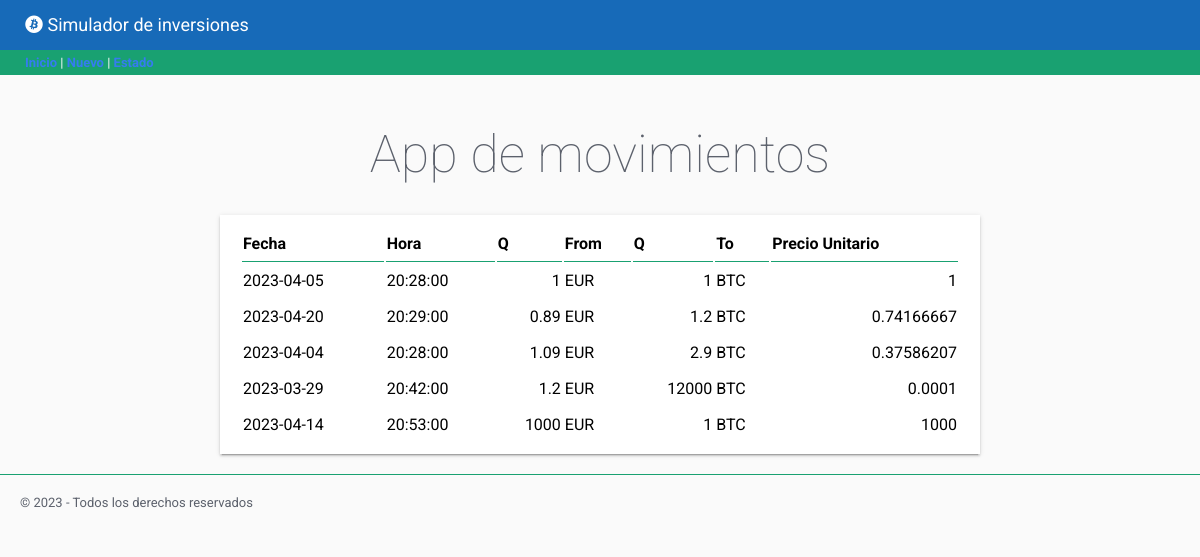
The app's page /, older data.
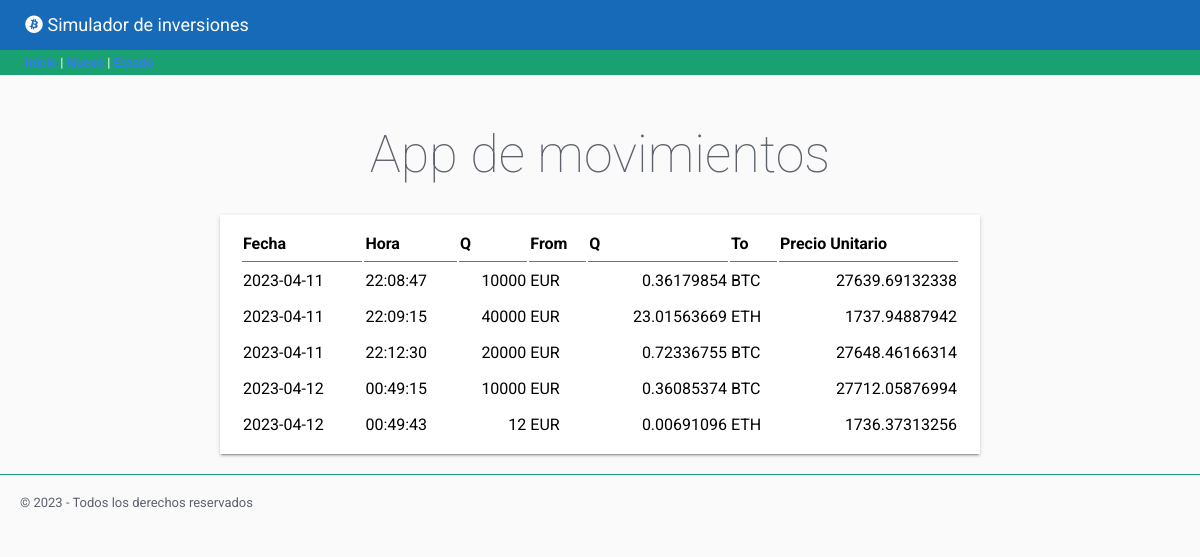
The same page, newer data.
### tables this page shows
CREATE TABLE "movimientos" (
	"id"	INTEGER NOT NULL UNIQUE,
	"fecha"	TEXT NOT NULL,
	"hora"	TEXT NOT NULL,
	"moneda_from"	TEXT NOT NULL,
	"cantidad_from"	NUMERIC NOT NULL,
	"moneda_to"	TEXT NOT NULL,
	"cantidad_to"	NUMERIC NOT NULL,
	"precio_unitario"	NUMERIC NOT NULL,
	PRIMARY KEY("id" AUTOINCREMENT)
);

### cryptos/views.py (the view)
@app.route('/')
def home():
    consulta = 'SELECT id, fecha, hora, moneda_from , cantidad_from, moneda_to, cantidad_to,precio_unitario FROM movimientos'
    movimientos = db.consultaSQL(consulta)
    return render_template("inicio.html", movs=movimientos)

### cryptos/models.py (called while the page is built)
    def consultaSQL(self, consulta):
        conexion = sqlite3.connect(self.ruta)
        cursor = conexion.cursor()
        cursor.execute(consulta)
        datos = cursor.fetchall()
        movimientos = []
        nombres_columna = []
        for columna in cursor.description:
            nombres_columna.append(columna[0])
        for dato in datos:
            indice = 0
            movimiento = {}
            for nombre in nombres_columna:
                movimiento[nombre] = dato[indice]
                indice += 1
            movimientos.append(movimiento)
        conexion.close()
        return movimientos

### cryptos/templates/inicio.html (shortened to what this page needs)
{% extends "base.html"%}
{% block contenido %}
<table class="paper">
    <tr>
        <th class="titulo-table">Fecha</th>
        <th class="titulo-table">Hora</th>
        <th class="titulo-table">Q</th>
        <th class="titulo-table">From</th>
        <th class="titulo-table">Q</th>
        <th class="titulo-table">To</th>
        <th class="titulo-table">Precio Unitario</th>
    </tr>
    {% if movs%}
    {% for m in movs %}
    <tr>
        <td>{{m.fecha }}</td>
        <td>{{m.hora}}</td>
        <td class="numero">{{m.cantidad_from | round(8)}}</td>
        <td>{{m.moneda_from}}</td>
        <td class="numero">{{m.cantidad_to | round(8)}}</td>
        <td>{{m.moneda_to}}</td>
        <td class="numero">{{m.precio_unitario | round(8)}}</td>
    </tr>
    {% endfor %}
    {% else %}
    <td colspan="7" class="lista-vacia"> No hay movimientos </td>
    {% endif %}
</table>
{% endblock contenido%}

Row changes from the older to the newer data that the page shows:
removed movimientos: fecha "2023-04-05", hora "20:28:00", cantidad_from "1", moneda_from "EUR", cantidad_to "1", moneda_to "BTC", precio_unitario "1"
removed movimientos: fecha "2023-04-20", hora "20:29:00", cantidad_from "0.89", moneda_from "EUR", cantidad_to "1.2", moneda_to "BTC", precio_unitario "0.74166667"
removed movimientos: fecha "2023-04-04", hora "20:28:00", cantidad_from "1.09", moneda_from "EUR", cantidad_to "2.9", moneda_to "BTC", precio_unitario "0.37586207"
removed movimientos: fecha "2023-03-29", hora "20:42:00", cantidad_from "1.2", moneda_from "EUR", cantidad_to "12000", moneda_to "BTC", precio_unitario "0.0001"
removed movimientos: fecha "2023-04-14", hora "20:53:00", cantidad_from "1000", moneda_from "EUR", cantidad_to "1", moneda_to "BTC", precio_unitario "1000"
added movimientos: fecha "2023-04-11", hora "22:08:47", cantidad_from "10000", moneda_from "EUR", cantidad_to "0.36179854", moneda_to "BTC", precio_unitario "27639.69132338"
added movimientos: fecha "2023-04-11", hora "22:09:15", cantidad_from "40000", moneda_from "EUR", cantidad_to "23.01563669", moneda_to "ETH", precio_unitario "1737.94887942"
added movimientos: fecha "2023-04-11", hora "22:12:30", cantidad_from "20000", moneda_from "EUR", cantidad_to "0.72336755", moneda_to "BTC", precio_unitario "27648.46166314"
added movimientos: fecha "2023-04-12", hora "00:49:15", cantidad_from "10000", moneda_from "EUR", cantidad_to "0.36085374", moneda_to "BTC", precio_unitario "27712.05876994"
added movimientos: fecha "2023-04-12", hora "00:49:43", cantidad_from "12", moneda_from "EUR", cantidad_to "0.00691096", moneda_to "ETH", precio_unitario "1736.37313256"
